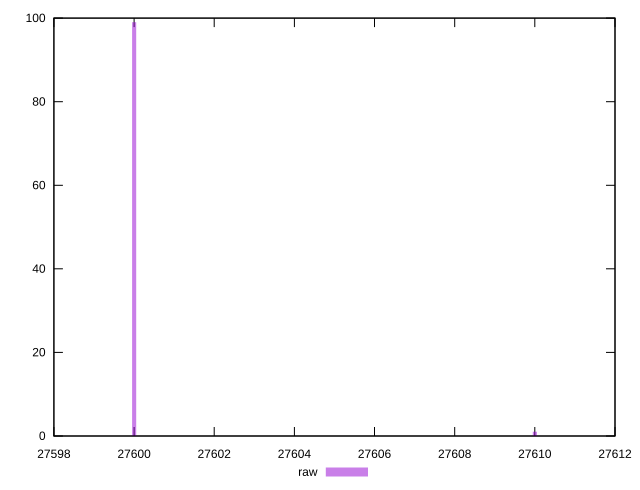

Generate this figure with gnuplot:
reset

$raw <<EOF
27600 99
27610 1
EOF

set key outside below
set boxwidth 0.1
set xrange [27600:27610]
set yrange [0:100]
set trange [0:100]
set style fill transparent solid 0.5 noborder
set terminal svg size 640, 490 enhanced background rgb 'white'
set output "report_00007_2020-12-11T15:55:29.892Z/uses-webp-images/samples/pages+cached+noexternal+nocss/raw/histogram.svg"

plot $raw title "raw" with boxes

reset
